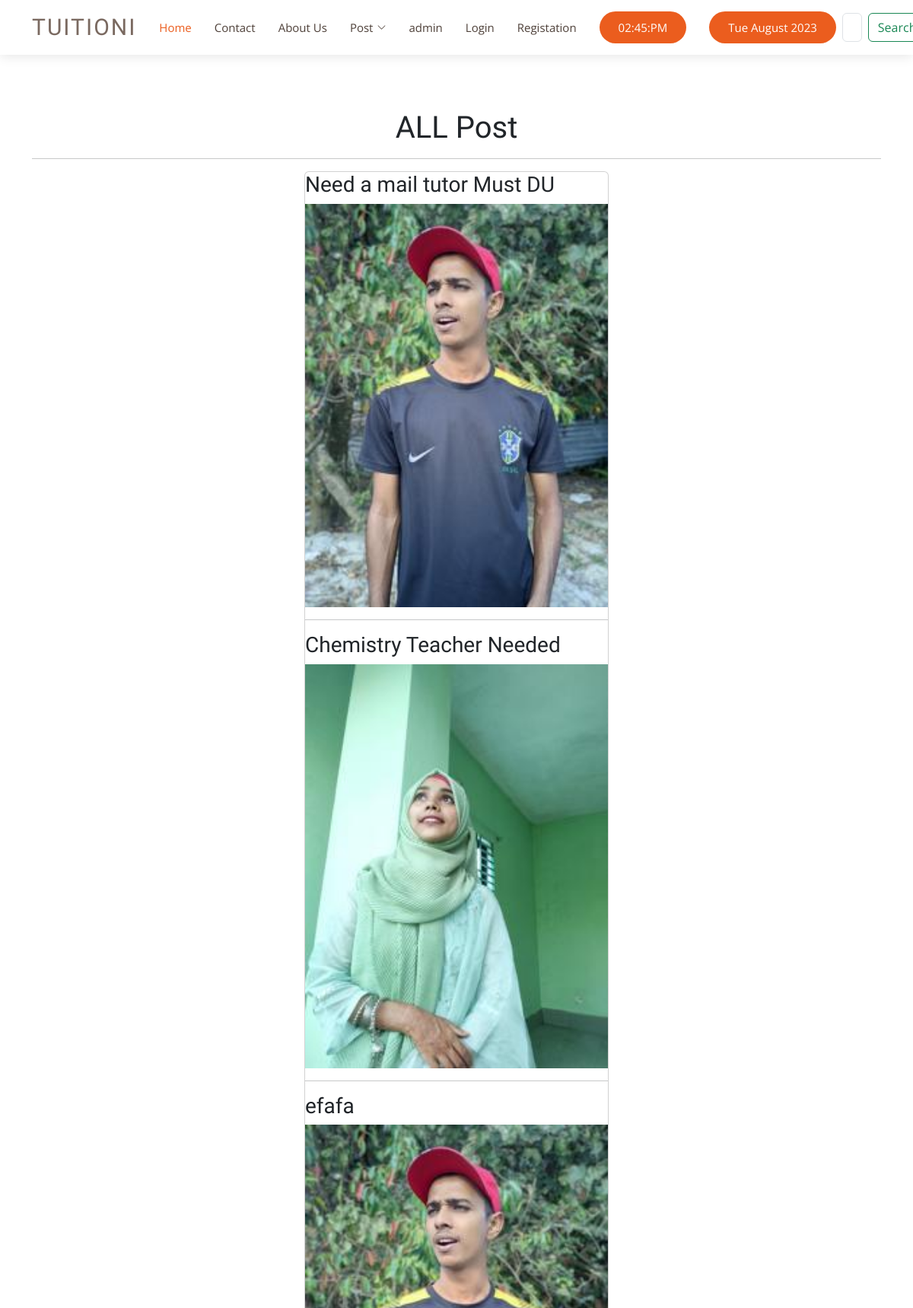
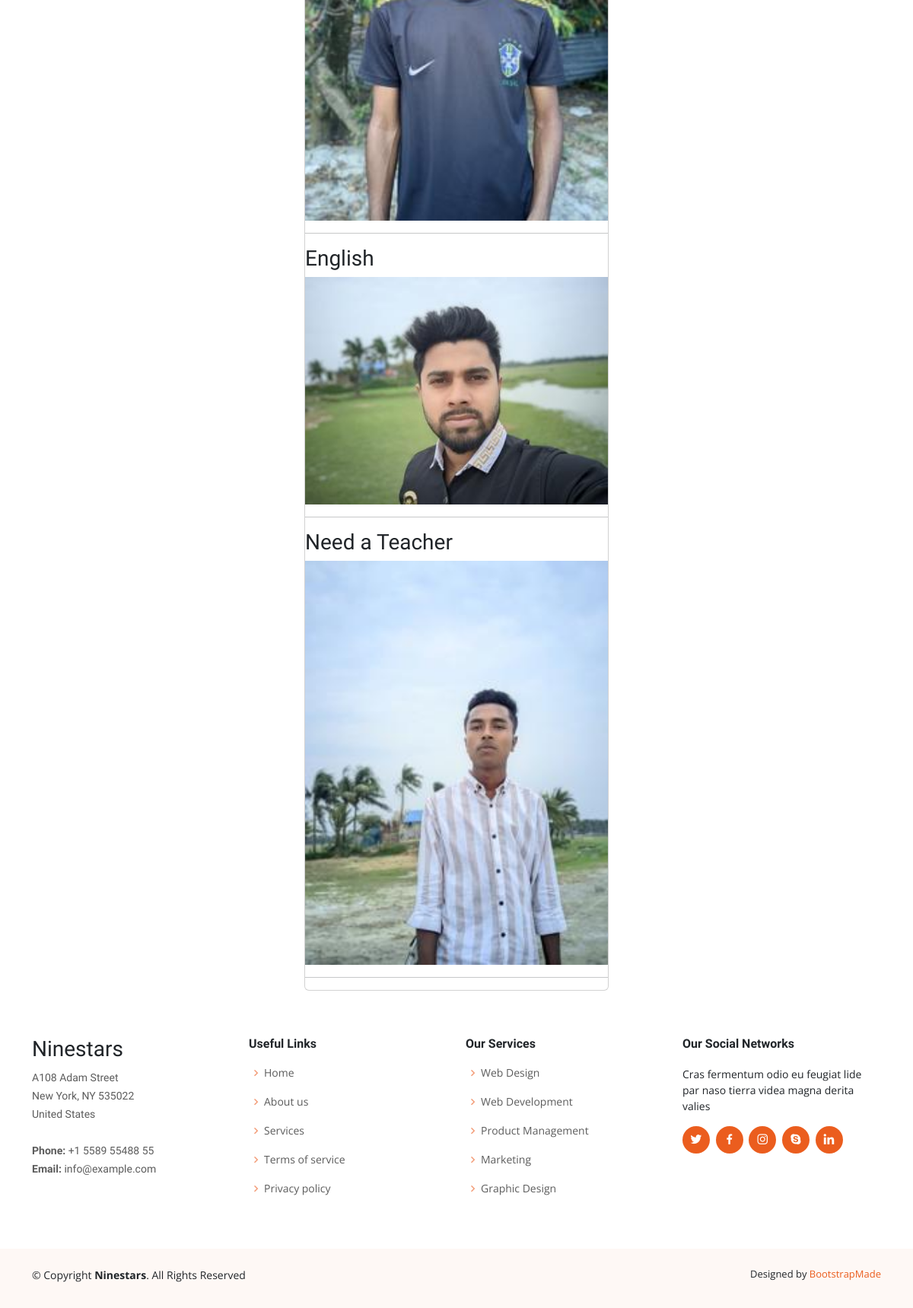
The page /tuition/postview/ on the database its author committed (2 pictures, top to bottom).
### tuition/models.py (models this page shows, shortened)
class post(models.Model):
   CATAGORY = (
      ('Student','Student'),
      ('Teacher','Teacher'),
   )
   MEDIUM = (
      ('Bangla','Bangla'),
      ('English','English'),
      ('Hindi','Hindi'),
   )
   user = models.ForeignKey(User,on_delete=models.CASCADE,related_name='post_set',blank=True,null=True)
   id = models.AutoField(primary_key=True)
   title = models.CharField(max_length=100)
   slug = models.CharField(max_length=50,default=title)
   email = models.EmailField(max_length=254)
   salary = models.FloatField()
   details = models.TextField()
   available = models.BooleanField()
   catagory= models.CharField(max_length=50, choices=CATAGORY)
   created_at = models.DateTimeField(default=now)
   image = models.ImageField(default='default.jpg', upload_to='tuition/images')
   medium = MultiSelectField(max_length=255,default='English',max_choices=3,choices=MEDIUM)
   subject = models.ManyToManyField(Subject,related_name='subject_set')
   class_in = models.ManyToManyField(Class_in,related_name='class_set')

### tuition/views.py (the view)
# urls.py: path('postview/', postview, name= "postview"),
def postview(request):
    P_data = post.objects.all()
    return render(request,'tuition/postview.html',{'post':P_data})

### templates/tuition/postview.html
{% include 'header.html' %}
<br><br><br>
{% block body %}
<div class="container">
    <h1 class=text-center>ALL Post </h1><hr>
    <div class="card mx-auto"style="width: 25rem;">
        {% for p  in post %}
        <h3>
         {{p.title}}<br>
        </h3>
        <img src="{{p.image.url}}" alt="Image">
        <hr>
        {% endfor %}
    </div>
</div>
{% endblock body %}
{% include 'footer.html' %}

### templates/header.html (shortened to what this page needs)
{% load static %}
<!DOCTYPE html>
<html lang="en">
<head>
  <link href="{% static 'assets/vendor/aos/aos.css' %}" rel="stylesheet">
  <link href="{% static 'assets/vendor/bootstrap/css/bootstrap.min.css' %}" rel="stylesheet">
  <link href="{% static 'assets/vendor/bootstrap-icons/bootstrap-icons.css' %}" rel="stylesheet">
  <link href="{% static 'assets/vendor/boxicons/css/boxicons.min.css' %}" rel="stylesheet">
  <link href="{% static 'assets/vendor/glightbox/css/glightbox.min.css' %}" rel="stylesheet">
  <link href="{% static 'assets/vendor/swiper/swiper-bundle.min.css' %}" rel="stylesheet">
  <link href="{% static 'assets/css/style.css' %}" rel="stylesheet">
</head>
<body>
  <header id="header" class="fixed-top d-flex align-items-center">
    <div class="container d-flex align-items-center justify-content-between">
      <div class="logo">
        <h1 class="text-light"><a href="{% url 'home' %}"><span>TUITIONI</span></a></h1>
      </div>
      <nav id="navbar" class="navbar">
        <ul>
          <li><a class="nav-link scrollto active" href="{% url 'home' %}">Home</a></li>
          <li><a class="nav-link scrollto" href="{% url 'contact' %}">Contact</a></li>
          <li><a class="nav-link scrollto" href="{% url 'about_us' %}">About Us</a></li>
          <li class="dropdown"><a href="{% url 'postlist' %}"><span>Post</span> <i class="bi bi-chevron-down"></i></a>
          </li>
          <li><a class="nav-link scrollto" href="/admin/" target="_blank">admin</a></li>
          {% if user.is_authenticated %}
          <li><a class="nav-link " href="{% url 'logout' %}" target="_blank">Log-out</a></li>
          {% else %}
          <li><a class="nav-link " href="{% url 'login' %}" target="_blank">Login</a></li>
          <li><a class="nav-link" href="{% url 'registation' %}" target="_blank">Registation</a></li>
          {% endif %}
          <li><a class="getstarted scrollto" href="">{% now "h:i:A" %}</a></li>
          <li><a class="getstarted scrollto" href="">{% now "D F Y" %}</a></li>
          <form class="d-flex ms-2" role="search" action="{% url 'search' %}" method="GET">
        <input class="form-control me-2" type="search" name="s" placeholder="Search" aria-label="Search">
        <button class="btn btn-outline-success" type="submit">Search</button>
      </form>
        </ul>
      </nav>
    </div>
  </header>
  <br><br><br>

### templates/footer.html (shortened to what this page needs)
{% load static %}
  <footer id="footer">
    <div class="footer-top">
      <div class="container">
        <div class="row">
          <div class="col-lg-3 col-md-6 footer-contact">
            <h3>Ninestars</h3>
            <p>
              A108 Adam Street <br>
              New York, NY 535022<br>
              United States <br><br>
              <strong>Phone:</strong> +1 5589 55488 55<br>
              <strong>Email:</strong> info@example.com<br>
            </p>
          </div>
          <div class="col-lg-3 col-md-6 footer-links">
            <h4>Useful Links</h4>
            <ul>
              <li><i class="bx bx-chevron-right"></i> <a href="#">Home</a></li>
              <li><i class="bx bx-chevron-right"></i> <a href="#">About us</a></li>
              <li><i class="bx bx-chevron-right"></i> <a href="#">Services</a></li>
              <li><i class="bx bx-chevron-right"></i> <a href="#">Terms of service</a></li>
              <li><i class="bx bx-chevron-right"></i> <a href="#">Privacy policy</a></li>
            </ul>
          </div>
          <div class="col-lg-3 col-md-6 footer-links">
            <h4>Our Services</h4>
            <ul>
              <li><i class="bx bx-chevron-right"></i> <a href="#">Web Design</a></li>
              <li><i class="bx bx-chevron-right"></i> <a href="#">Web Development</a></li>
              <li><i class="bx bx-chevron-right"></i> <a href="#">Product Management</a></li>
              <li><i class="bx bx-chevron-right"></i> <a href="#">Marketing</a></li>
              <li><i class="bx bx-chevron-right"></i> <a href="#">Graphic Design</a></li>
            </ul>
          </div>
          <div class="col-lg-3 col-md-6 footer-links">
            <h4>Our Social Networks</h4>
            <p>Cras fermentum odio eu feugiat lide par naso tierra videa magna derita valies</p>
            <div class="social-links mt-3">
              <a href="#" class="twitter"><i class="bx bxl-twitter"></i></a>
              <a href="#" class="facebook"><i class="bx bxl-facebook"></i></a>
              <a href="#" class="instagram"><i class="bx bxl-instagram"></i></a>
              <a href="#" class="google-plus"><i class="bx bxl-skype"></i></a>
              <a href="#" class="linkedin"><i class="bx bxl-linkedin"></i></a>
            </div>
          </div>
        </div>
      </div>
    </div>
    <div class="container py-4">
      <div class="copyright">
        &copy; Copyright <strong><span>Ninestars</span></strong>. All Rights Reserved
      </div>
      <div class="credits">
        Designed by <a href="https://bootstrapmade.com/">BootstrapMade</a>
      </div>
    </div>
  </footer>
</body>
</html>

### static/assets/css/style.css (style rules this page uses)
body { font-family: "Open Sans", sans-serif; color: #212529; }
a { color: #eb5d1e; text-decoration: none; }
h1, h2, h3, h4, h5, h6, .font-primary { font-family: "Raleway", sans-serif; }
#header { height: 72px; transition: all 0.5s; z-index: 997; transition: all 0.5s; background: #fff; box-shadow: 0px 2px 15px rgba(0, 0, 0, 0.1); }
#header .logo h1 { font-size: 30px; margin: 0; line-height: 1; font-weight: 400; letter-spacing: 2px; }
#header .logo h1 a, #header .logo h1 a:hover { color: #7a6960; text-decoration: none; }
.navbar { padding: 0; }
.navbar ul { margin: 0; padding: 0; display: flex; list-style: none; align-items: center; }
.navbar li { position: relative; }
.navbar a, .navbar a:focus { display: flex; align-items: center; justify-content: space-between; padding: 10px 0 10px 30px; font-size: 15px; color: #4e4039; white-space: nowrap; transition: 0.3s; }
.navbar a i, .navbar a:focus i { font-size: 12px; line-height: 0; margin-left: 5px; }
.navbar a:hover, .navbar .active, .navbar .active:focus, .navbar li:hover>a { color: #eb5d1e; }
.navbar .getstarted, .navbar .getstarted:focus { background: #eb5d1e; color: #fff; padding: 10px 25px; margin-left: 30px; border-radius: 50px; }
#footer { background: #fff; padding: 0 0 30px 0; color: #212529; font-size: 14px; background: #fef8f5; }
#footer .footer-top { padding: 60px 0 30px 0; background: #fff; }
#footer .footer-top .footer-contact { margin-bottom: 30px; }
#footer .footer-top .footer-contact p { font-size: 14px; line-height: 24px; margin-bottom: 0; font-family: "Raleway", sans-serif; color: #5c5c5c; }
#footer .footer-top h4 { font-size: 16px; font-weight: bold; color: #212529; position: relative; padding-bottom: 12px; }
#footer .footer-top .footer-links { margin-bottom: 30px; }
#footer .footer-top .footer-links ul { list-style: none; padding: 0; margin: 0; }
#footer .footer-top .footer-links ul i { padding-right: 2px; color: #f39e7a; font-size: 18px; line-height: 1; }
#footer .footer-top .footer-links ul li { padding: 10px 0; display: flex; align-items: center; }
#footer .footer-top .footer-links ul li:first-child { padding-top: 0; }
#footer .footer-top .footer-links ul a { color: #5c5c5c; transition: 0.3s; display: inline-block; line-height: 1; }
#footer .footer-top .social-links a { font-size: 18px; display: inline-block; background: #eb5d1e; color: #fff; line-height: 1; padding: 8px 0; margin-right: 4px; border-radius: 50%; text-align: center; width: 36px; height: 36px; transition: 0.3s; }
#footer .copyright { text-align: center; float: left; }
#footer .credits { float: right; text-align: center; font-size: 13px; color: #212529; }
#footer .credits a { color: #eb5d1e; }

### rows shown on the page
post: title "Need a mail tutor Must DU", image (picture)
post: title "Chemistry Teacher Needed", image (picture)
post: title "efafa", image (picture)
post: title "English", image (picture)
post: title "Need a Teacher", image (picture)
